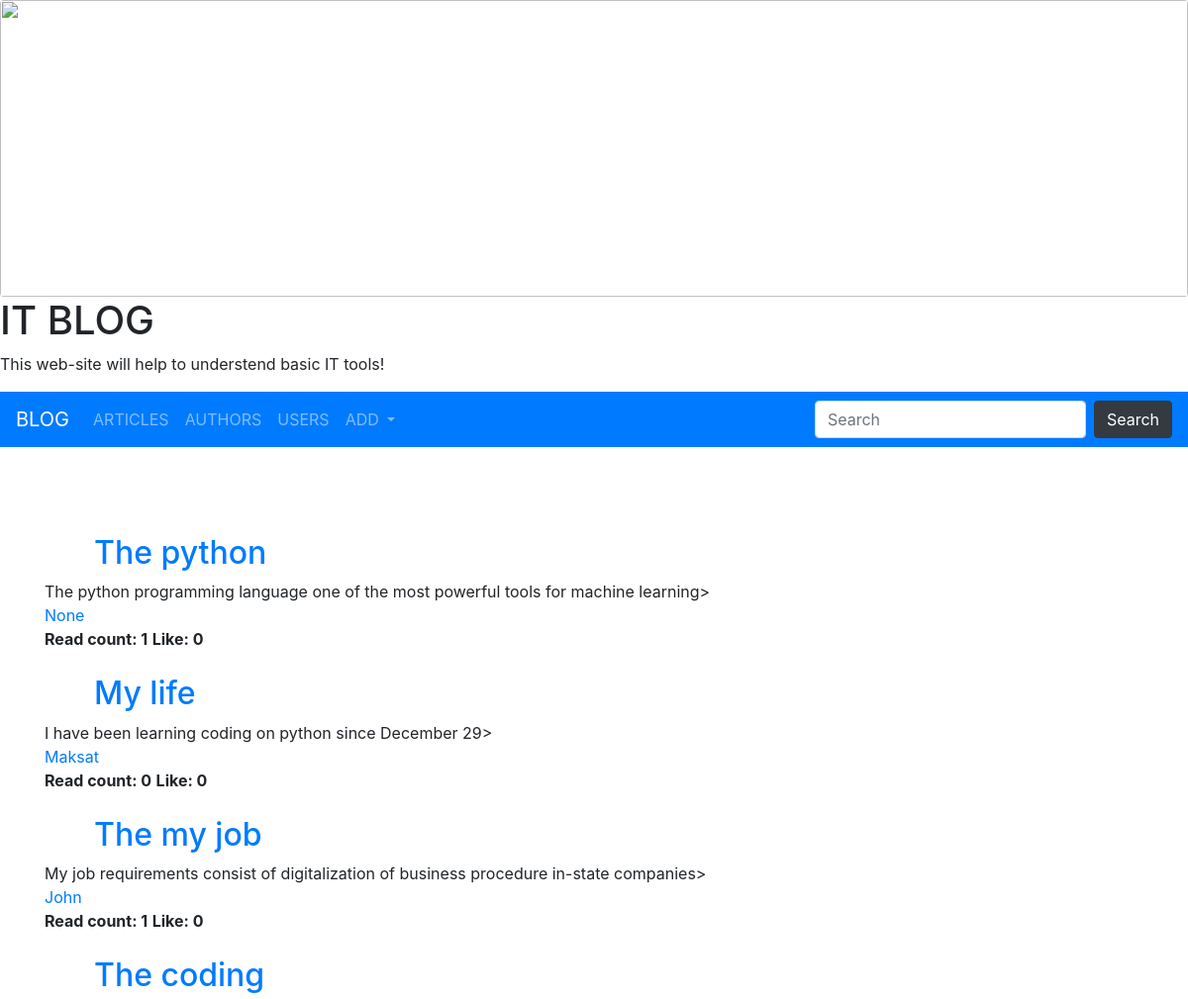
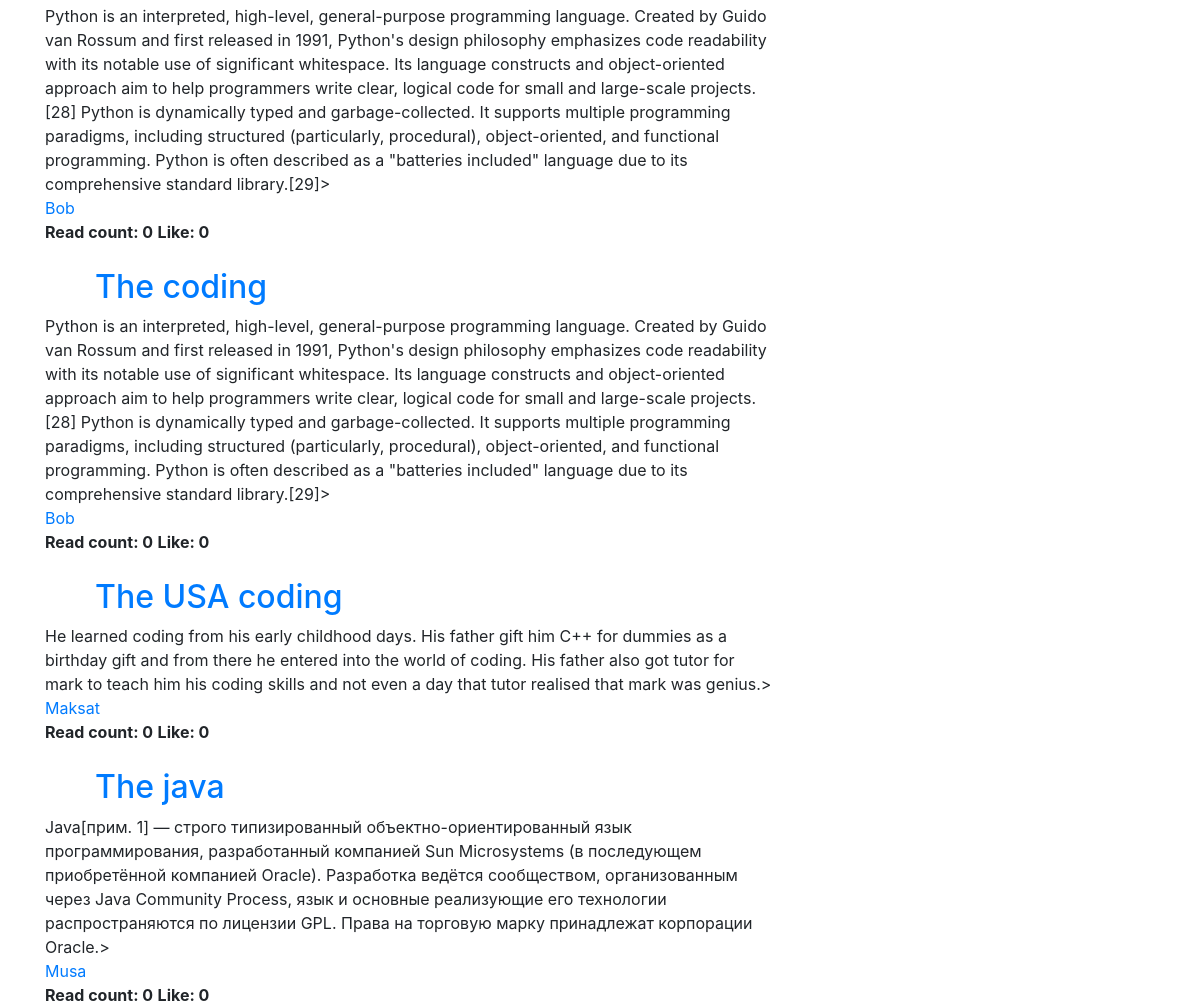
The app's page /, older data (2 pictures, top to bottom).
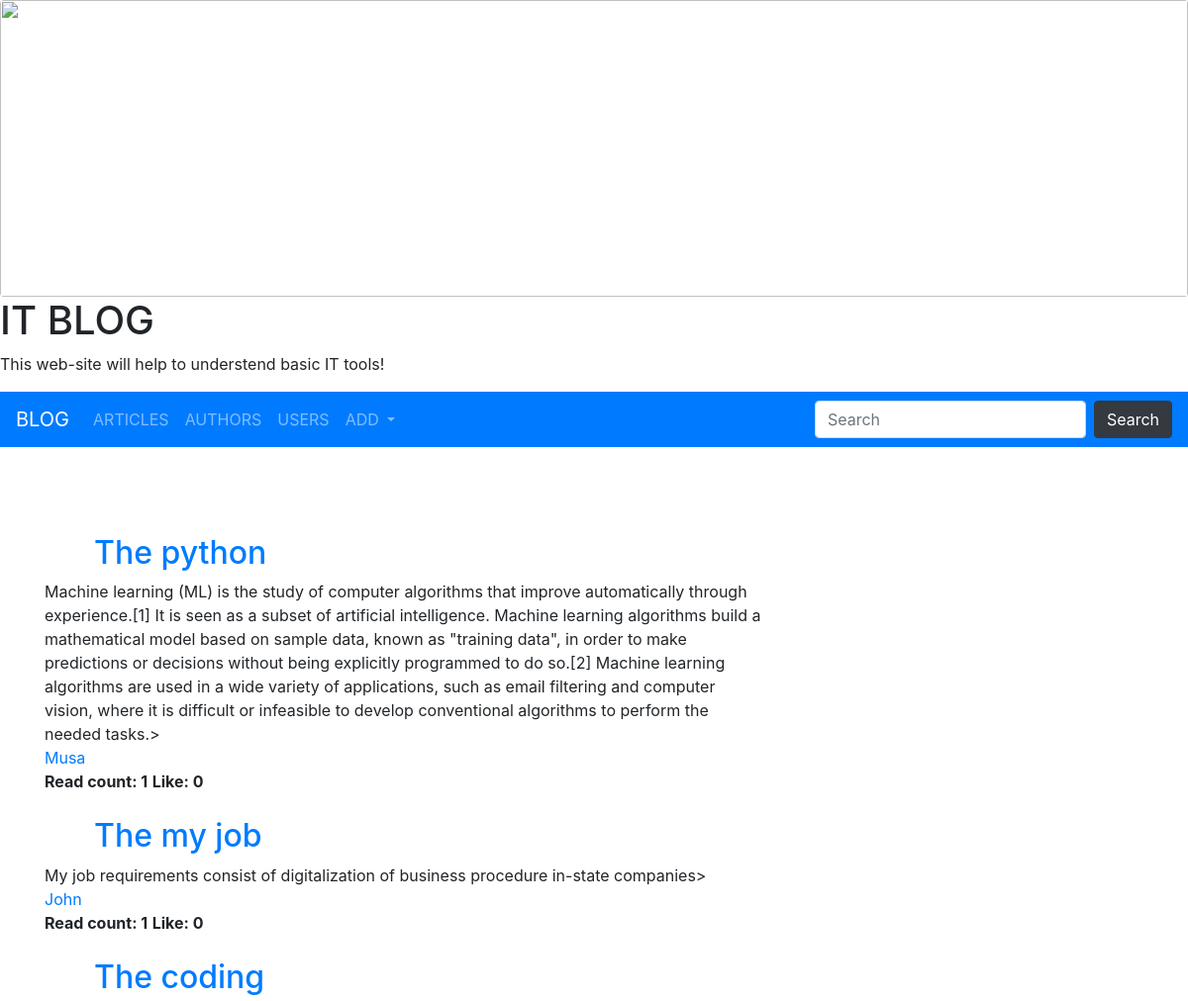
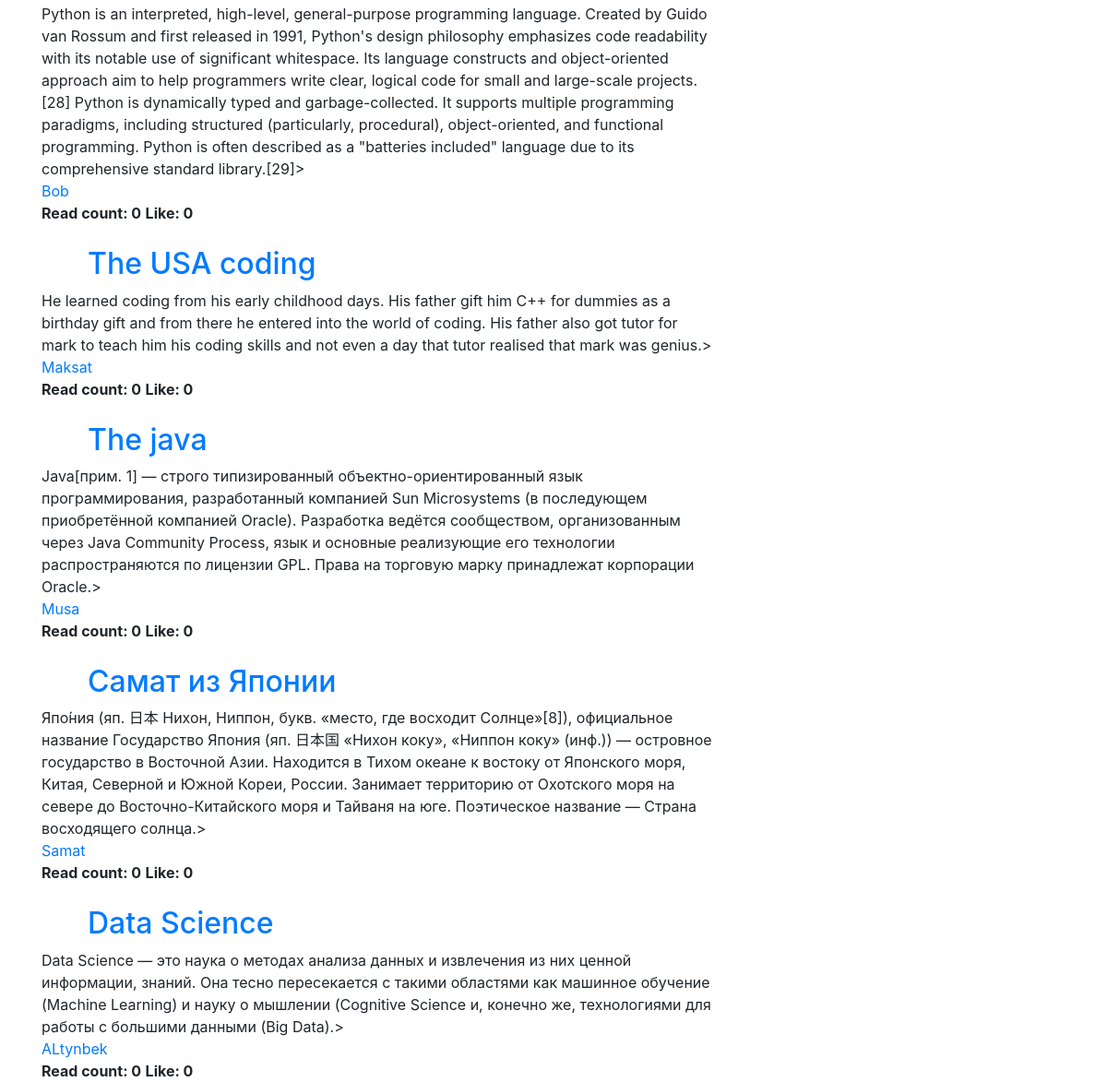
The same page, newer data (2 pictures, top to bottom).
### article/models.py (models this page shows, shortened)
class Article(models.Model):
    title = models.CharField(max_length=255)
    text = models.TextField()
    likes = models.IntegerField(default=0)
    active = models.BooleanField(default=True)
    author = models.ForeignKey( to='Author',
                                on_delete=models.CASCADE,
                                related_name="articles",
                                null=True,
                                blank=True )
    readers = models.ManyToManyField(   to=User,
                                        related_name="article",
                                        null=True,
                                        blank=True)
    publication_date = models.DateTimeField(auto_now_add=True)
    update_date = models.DateTimeField(auto_now=True)
    picture = models.ImageField(null=True, blank=True, upload_to="articles/" + datetime.today().strftime("%Y%m%d"))
    dislake = models.IntegerField(default=0)
    views = models.IntegerField(default=0)
    reposts = models.IntegerField(default=0)
    tag = models.ManyToManyField("Tag", blank=True, related_name="article")
    class Meta:
        verbose_name = "Статью"
        verbose_name_plural = "Статьи"

class Author(models.Model):
    name = models.CharField(max_length=255)
    photo = models.ImageField(upload_to= "author_photo", null=True, blank=True)
    user = models.OneToOneField(to=User, on_delete=models.SET_NULL, related_name="author",
    null=True, blank=True)
    def __str__(self):
        return self.name
    class Meta:
        verbose_name = "Автора"
        verbose_name_plural = "Автор"

### article/views.py (the view)
# urls.py: path("", homepage, name="homepage"),
def homepage(request):
    if request.method == 'POST':
        key = request.POST.get("key_word")
        articles = Article.objects.filter(active=True).filter(title__contains=key) | Article.objects.filter(active=True).filter(text__contains=key) | Article.objects.filter(active=True).filter(author__name__contains=key) | Article.objects.filter(active=True).filter(comments__text__contains=key)
    else:
        if "key_word" in request.GET:
            key =request.GET.get("key_word")
            articles = Article.objects.filter(active=True).order_by("title")
        else:
            articles = Article.objects.filter(active=True)
    return render(request, "article/homepage.html",
    {"articles":articles})

### article/templates/article/homepage.html
{% extends 'base.html' %}
{% block content %}
<div class="container" style="margin-top:40px">
<div class="row">
<div class="col-sm-8">
    {% for a in articles %}
<div>
    <br>
    <h2>
        <a href="{% url 'article' a.id %}">
        {{ a.title }}</a>
    </h2>
        <div>{{ a.text}}>
        </div>
    <div>
        <a href="{% url 'authors' %}">{{ a.author }}</a>
    </div>
    <b>Read count: {{ a.readers.count }}</b>
    <b>Like: {{ a.likes }}</b>
    {% endfor %}
{% endblock %}

Row changes from the older to the newer data that the page shows:
no longer on this page (row edited): Article: title "My life", text "I have been learning coding on python since December 29", author "Maksat", readers.count "0", likes "0"
no longer on this page (row edited): Article: title "The coding", text "Python is an interpreted, high-level, general-purpose programming language. Created by Guido van Rossum and first released in 1991, Python's design philosophy emphasizes code readability with its notable use of significant whitespace. Its language constructs and object-oriented approach aim to help programmers write clear, logical code for small and large-scale projects.[28] Python is dynamically typed and garbage-collected. It supports multiple programming paradigms, including structured (particularly, procedural), object-oriented, and functional programming. Python is often described as a \"batteries included\" language due to its comprehensive standard library.[29]", author "Bob", readers.count "0", likes "0"
changed Article "The python": text "The python programming language one of the most powerful tools for machine learning" → "Machine learning (ML) is the study of computer algorithms that improve automatically through experience.[1] It is seen as a subset of artificial intelligence. Machine learning algorithms build a mathematical model based on sample data, known as \"training data\", in order to make predictions or decisions without being explicitly programmed to do so.[2] Machine learning algorithms are used in a wide variety of applications, such as email filtering and computer vision, where it is difficult or infeasible to develop conventional algorithms to perform the needed tasks."; author "None" → "Musa"
added Article: title "Самат из Японии", text "Япо́ния (яп. 日本 Нихон, Ниппон, букв. «место, где восходит Солнце»[8]), официальное название Государство Япония (яп. 日本国 «Нихон коку», «Ниппон коку» (инф.)) — островное государство в Восточной Азии. Находится в Тихом океане к востоку от Японского моря, Китая, Северной и Южной Кореи, России. Занимает территорию от Охотского моря на севере до Восточно-Китайского моря и Тайваня на юге. Поэтическое название — Страна восходящего солнца.", author "Samat", readers.count "0", likes "0"
added Article: title "Data Science", text "Data Science — это наука о методах анализа данных и извлечения из них ценной информации, знаний. Она тесно пересекается с такими областями как машинное обучение (Machine Learning) и науку о мышлении (Cognitive Science и, конечно же, технологиями для работы с большими данными (Big Data).", author "ALtynbek", readers.count "0", likes "0"
